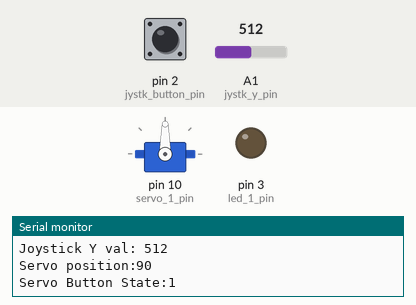
Bench run of a sketch on a simulated Arduino Uno, built with avr-gcc and run on an emulated ATmega328P. On the bench: servo, output pins drawn as LEDs (lit = HIGH), the last lines printed to the serial monitor. The test bench sets the inputs (shaded band); at power-on: A1 (jystk_y_pin) = 512, pin 2 (jystk_button_pin) HIGH.

Above: at 1.2 s.
1.3 s: A1 (jystk_y_pin) set to 1023
At 1.9 s:
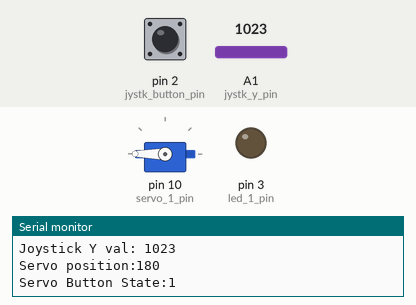
2.9 s: pin 2 (jystk_button_pin) pulled LOW for 0.25 s
At 3.31 s:
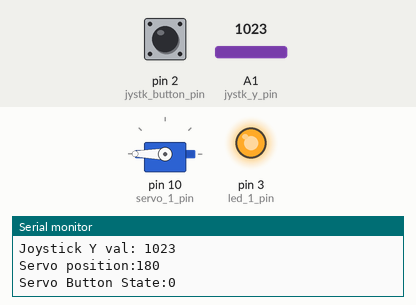
4.9 s: A1 (jystk_y_pin) set to 306
At 5.4 s:
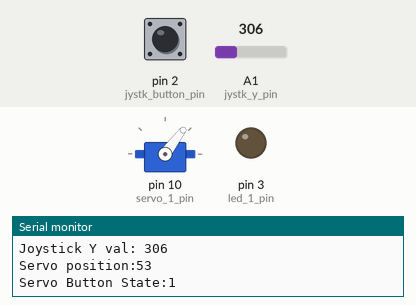
6.5 s: A1 (jystk_y_pin) set to 110
At 7.8 s:
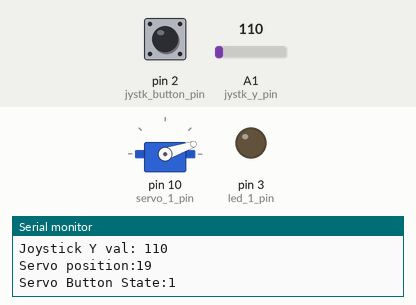
8.1 s: A1 (jystk_y_pin) set to 94
At 9.6 s:
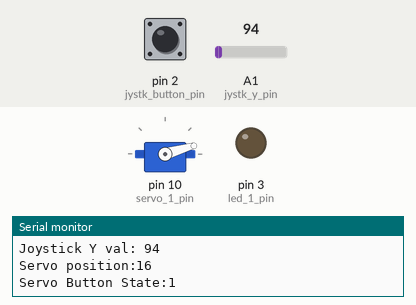
11.1 s: pin 2 (jystk_button_pin) pulled LOW for 1 s
At 12.2 s:
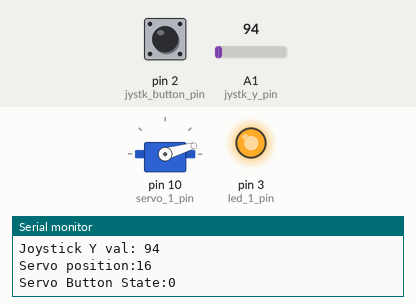
Timing chart, 0 to 14.1 s (numbered marks = the images above; inputs shaded):
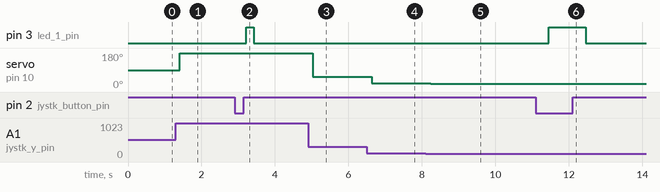

Measured:
- after the input at 1.3 s, servo on pin 10 (servo_1_pin): 90° → 180° after 0.11 s
- after the input at 2.9 s, pin 3 (led_1_pin): LOW → HIGH after 0.32 s, → LOW 0.20 s later
- after the input at 4.9 s, servo on pin 10 (servo_1_pin): 180° → 53° after 0.13 s
- after the input at 6.5 s, servo on pin 10 (servo_1_pin): 53° → 19° after 0.14 s
- after the input at 8.1 s, servo on pin 10 (servo_1_pin): 19° → 16° after 0.14 s
- after the input at 11.1 s, pin 3 (led_1_pin): LOW → HIGH after 0.36 s, → LOW 1.0 s later

The sketch:

joystick_controlled_servo_w_led.ino
```cpp
#include <Servo.h>

/* This code is meant to control one servo from one pin
 * on the joystick. This is for simplicity and for those
 * who only have one servo from their beta kit.
 */
const int jystk_y_pin = A1;
int jystk_y_cur_val;
const int jystk_y_max_val = 1023;
const int jystk_y_min_val = 0;

const int jystk_button_pin = 2;
int jystk_button_state;

const int led_1_pin = 3;

Servo servo_1;
const int servo_1_pin = 10;
int servo_1_cur_val;
const int servo_1_max_val = 180;
const int servo_1_min_val = 0;


void setup() {
  Serial.begin(9600);
  pinMode(jystk_y_pin, INPUT);
  pinMode(jystk_button_pin,INPUT);
  pinMode(led_1_pin, OUTPUT);
  digitalWrite(jystk_button_pin, HIGH);
  /*Attach servo to a pin. Some Arduino models
   * you will only be able to use pins 9 & 10
   */
  servo_1.attach(servo_1_pin);
}

void loop() {


  jystk_y_cur_val = analogRead(jystk_y_pin);
  jystk_button_state= digitalRead(jystk_button_pin);
  //The map function eliminates the need to do math.
  servo_1_cur_val = map(jystk_y_cur_val, jystk_y_min_val, jystk_y_max_val, servo_1_min_val, servo_1_max_val);
  servo_1.write(servo_1_cur_val);
  delay(200);

  //make an LED light up when joystick button is pushed
  if (jystk_button_state == 0){
    digitalWrite(led_1_pin, HIGH);
  }
  else{
    digitalWrite(led_1_pin, LOW);
  }

  //Print the vals to the serial monitor
  Serial.print("Joystick Y val: ");
  Serial.println(jystk_y_cur_val);
  Serial.print("Servo position:");
  Serial.println(servo_1_cur_val);
  Serial.print("Servo Button State:");
  Serial.println(jystk_button_state);

}
```
